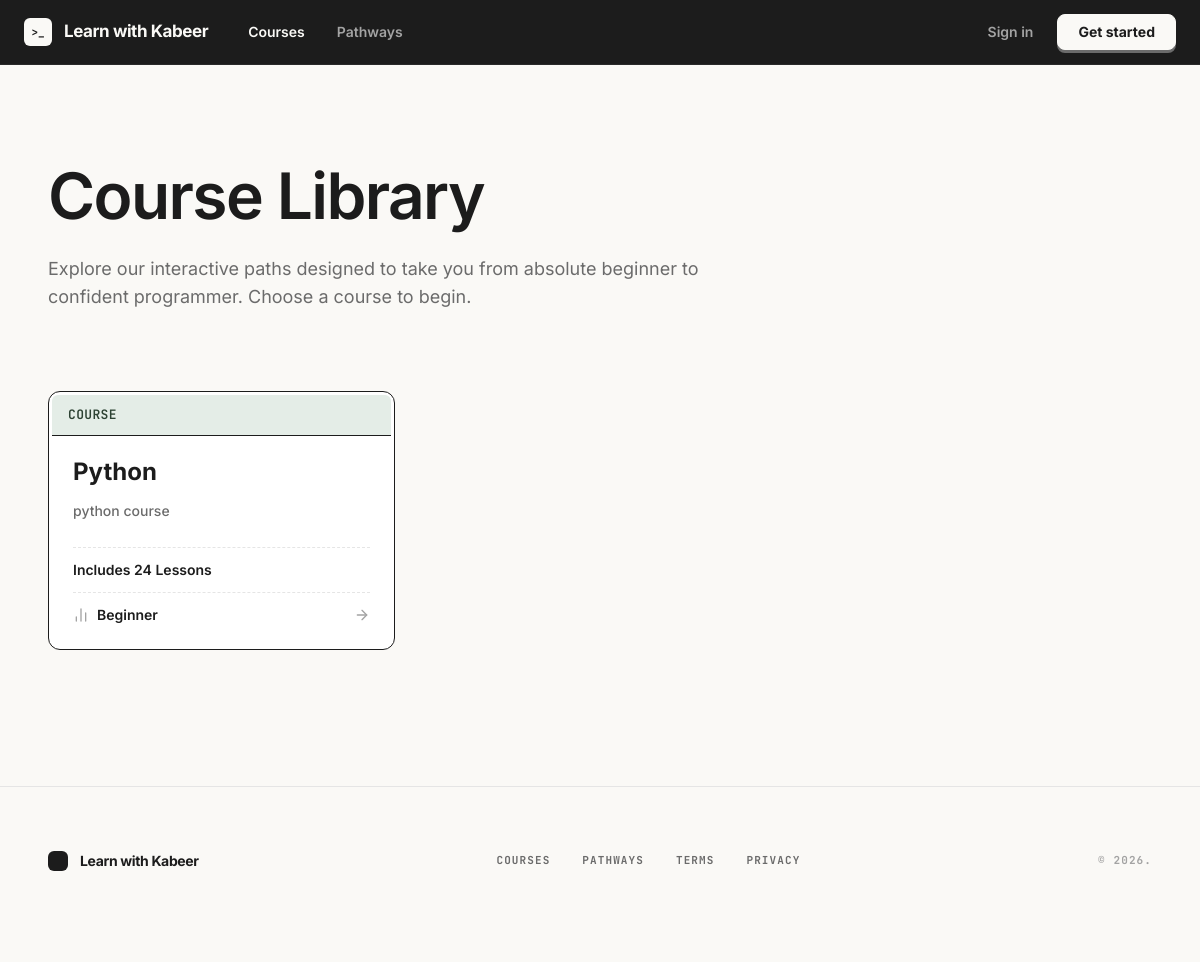
The app's page /courses, older data.
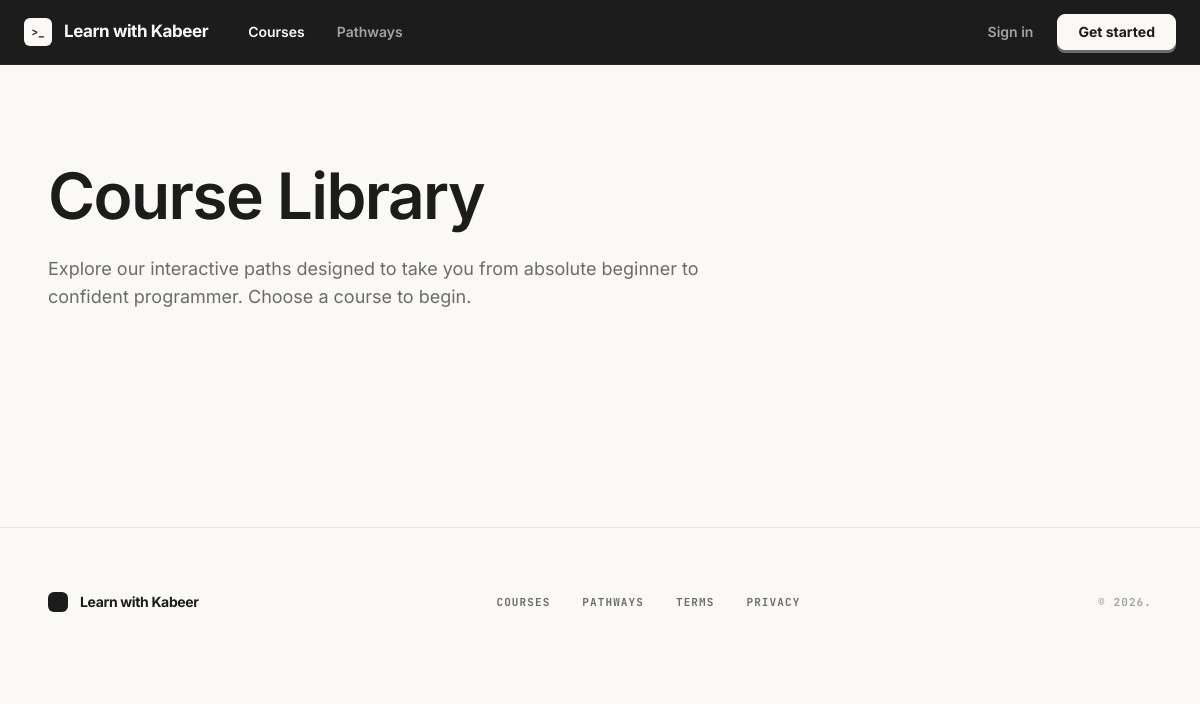
The same page, newer data.
### tables this page shows
CREATE TABLE courses (
            id INTEGER PRIMARY KEY AUTOINCREMENT,
            slug TEXT NOT NULL UNIQUE,
            title TEXT NOT NULL,
            subtitle TEXT NOT NULL,
            level TEXT NOT NULL,
            status TEXT NOT NULL DEFAULT 'active'
        , user_id INTEGER REFERENCES users(id) ON DELETE CASCADE);

### app.py (the view)
@app.route("/courses")
def courses():
    return render_template("courses/index.html", courses=database.get_course_library(g.user))

### app.py (called while the page is built)
@app.before_request
def load_logged_in_user():
    user_id = session.get("user_id")
    g.user = database.get_user_by_id(user_id) if user_id else None

@app.context_processor
def inject_template_helpers():
    return {
        "current_user": g.get("user"),
        "lesson_url": lesson_url,
    }

### database.py (called while the page is built)
def get_db():
    if "db" not in g:
        g.db = sqlite3.connect(current_app.config["DATABASE"])
        g.db.row_factory = sqlite3.Row
        g.db.execute("PRAGMA foreign_keys = ON")
    return g.db

### templates/courses/index.html (shortened to what this page needs)
{% extends "base.html" %}
{% block content %}
<main class="flex-1 overflow-y-auto bg-[#FAF9F6] font-sans selection:bg-[#1C1C1C] selection:text-white pb-32">
    <div class="mx-auto max-w-6xl px-6 py-12 lg:py-24">
        <header class="mb-16 md:flex md:items-end md:justify-between">
            <div class="max-w-2xl">
                <h1 class="text-4xl font-semibold tracking-tight text-[#1C1C1C] sm:text-5xl lg:text-[64px] lg:leading-[1.1]">
                    Course Library
                </h1>
                <p class="mt-6 text-lg text-[#6B6B6B]">
                    Explore our interactive paths designed to take you from absolute beginner to confident programmer. Choose a course to begin.
                </p>
            </div>
        </header>
        <section class="grid gap-8 md:grid-cols-2 lg:grid-cols-3 pt-4">
            {% set themes = [
                {'bg': 'bg-[#E4EDE7]', 'text': 'text-[#2D4233]'},
                {'bg': 'bg-[#F4EBE1]', 'text': 'text-[#543E2C]'},
                {'bg': 'bg-[#E2E8F0]', 'text': 'text-[#0F172A]'}
            ] %}
            {% for course in courses %}
                {% set theme = themes[loop.index0 % 3] %}
                <div class="group relative flex h-full flex-col rounded-xl border border-[#1C1C1C] bg-white transition-all duration-200 ease-out hover:-translate-y-1 hover:translate-x-1 hover:shadow-[-6px_6px_0_0_#1C1C1C]">
                    <div class="p-[3px] pb-0">
                        <div class="flex items-center justify-between rounded-t-md {{ theme.bg }} border-b border-[#1C1C1C] px-4 py-2.5">
                            <span class="font-mono text-[13px] font-semibold {{ theme.text }} tracking-wide uppercase">
                                Course
                            </span>
                        </div>
                    </div>
                    <div class="flex flex-col flex-grow px-6 pb-6 pt-5">
                        <h2 class="mb-3 text-2xl font-bold text-[#1C1C1C]">{{ course["title"] }}</h2>
                        <p class="text-sm font-medium leading-relaxed text-[#6B6B6B] flex-grow">
                            {{ course["subtitle"] }}
                        </p>
                        <div class="mt-6 flex flex-col gap-3">
                            <hr class="border-t border-dashed border-[#E5E5E5]">
                            <div class="text-sm font-semibold text-[#1C1C1C]">Includes {{ course["total_lessons"] if course["total_lessons"] else "--" }} Lessons</div>
                            <hr class="border-t border-dashed border-[#E5E5E5]">
                            <div class="flex items-center justify-between text-sm font-semibold text-[#1C1C1C]">
                                <div class="flex items-center gap-2">
                                    <i data-lucide="bar-chart-2" class="h-4 w-4 text-[#A3A3A3]"></i> {{ course["level"] if course["level"] else "All Levels" }}
                                </div>
                                <i data-lucide="arrow-right" class="h-4 w-4 text-[#A3A3A3] transition-transform group-hover:translate-x-1 group-hover:text-[#1C1C1C]"></i>
                            </div>
                        </div>
                    </div>
                    <a href="{{ url_for('course_overview', course_slug=course['slug']) }}" class="absolute inset-0 z-10">
                    </a>
                </div>
            {% endfor %}
        </section>
    </div>
    <footer class="mt-10 border-t border-[#E5E5E5] bg-[#FAF9F6] py-16">
        <div class="mx-auto max-w-6xl px-6">
            <div class="flex flex-col items-center justify-between gap-8 sm:flex-row">
                <div class="flex items-center gap-3">
                    <div class="h-5 w-5 rounded-md bg-[#1C1C1C]"></div>
                    <span class="text-sm font-bold tracking-tight text-[#1C1C1C]">Learn with Kabeer</span>
                </div>
                <div class="flex flex-wrap justify-center gap-8 font-mono text-[11px] font-bold uppercase tracking-widest text-[#6B6B6B]">
                    <a href="{{ url_for('courses') }}" class="transition-colors hover:text-[#1C1C1C]">Courses</a>
                    <a href="#" class="transition-colors hover:text-[#1C1C1C]">Pathways</a>
                    <a href="#" class="transition-colors hover:text-[#1C1C1C]">Terms</a>
                    <a href="#" class="transition-colors hover:text-[#1C1C1C]">Privacy</a>
                </div>
                <p class="font-mono text-[11px] font-bold uppercase tracking-widest text-[#A3A3A3]">© 2026.</p>
            </div>
        </div>
    </footer>
</main>
{% endblock %}

### templates/base.html (shortened to what this page needs)
<!DOCTYPE html>
<html lang="en">
<head>
    <script src="https://cdn.tailwindcss.com?plugins=typography"></script>
</head>
<body class="h-screen overflow-hidden bg-gray-50 text-gray-900 font-sans antialiased flex flex-col">
    <nav class="sticky top-0 z-50 flex-none border-b border-[#2A2A2A] bg-[#1C1C1C] px-6 transition-all duration-300">
        <div class="mx-auto flex h-16 max-w-6xl items-center justify-between">
            <div class="flex items-center gap-10">
                <a href="/" class="flex items-center gap-3 group" aria-label="Learn with Kabeer home">
                    <div class="flex h-7 w-7 items-center justify-center rounded-[6px] bg-[#FAF9F6] font-mono text-[11px] font-bold text-[#1C1C1C] transition-transform duration-200 group-hover:scale-105">
                        &gt;_
                    </div>
                    <span class="font-sans text-[17px] font-bold tracking-tight text-[#FAF9F6]">Learn with Kabeer</span>
                </a>
                <div class="hidden items-center gap-8 text-sm font-semibold text-[#A3A3A3] md:flex">
                    {% if current_user %}
                        <a href="{{ url_for('home') }}" class="transition-colors hover:text-[#FAF9F6] {% if request.endpoint == 'home' %}text-[#FAF9F6]{% endif %}">Home</a>
                        <a href="{{ url_for('courses') }}" class="transition-colors hover:text-[#FAF9F6] {% if request.endpoint == 'courses' %}text-[#FAF9F6]{% endif %}">Courses</a>
                        <a href="{{ url_for('career_paths') }}" class="transition-colors hover:text-[#FAF9F6] {% if request.endpoint == 'career_paths' %}text-[#FAF9F6]{% endif %}">Pathways</a>
                        <a href="{{ url_for('cod_interface') }}" class="flex items-center gap-2 text-amber-400 transition-colors hover:text-amber-300 {% if request.endpoint == 'cod_interface' %}text-amber-300{% endif %}">
                            <i data-lucide="sparkles" class="h-4 w-4"></i>
                            <span>Course AI</span>
                        </a>
                        {% if current_user['is_admin'] %}
                            <a href="{{ url_for('admin_dashboard') }}" class="text-amber-400 transition-colors hover:text-amber-300 {% if request.endpoint and request.endpoint.startswith('admin_') %}text-amber-300 underline underline-offset-8 decoration-2{% endif %}">Management</a>
                        {% endif %}
                    {% else %}
                        <a href="{{ url_for('courses') }}" class="transition-colors hover:text-[#FAF9F6] {% if request.endpoint == 'courses' %}text-[#FAF9F6]{% endif %}">Courses</a>
                        <a href="{{ url_for('career_paths') }}" class="transition-colors hover:text-[#FAF9F6] {% if request.endpoint == 'career_paths' %}text-[#FAF9F6]{% endif %}">Pathways</a>
                    {% endif %}
                </div>
            </div>
            <div class="flex items-center gap-6">
                <div class="flex items-center gap-6 text-sm font-semibold text-[#A3A3A3]">
                    {% if current_user %}
                        <div class="hidden items-center gap-4 md:flex">
                            <div class="xp-pill flex items-center gap-1.5 rounded-full border border-[#2A2A2A] bg-[#1C1C1C] px-3 py-1.5 shadow-inner transition-all duration-300">
                                <i data-lucide="zap" class="h-3.5 w-3.5 fill-amber-400 text-amber-400"></i>
                                <span class="font-mono text-xs font-bold text-white"><span class="xp-value">{{ current_user['total_xp'] }}</span> <span class="text-[10px] text-[#6B6B6B]">XP</span></span>
                            </div>
                        </div>
                        <div class="h-4 w-[1px] bg-[#2A2A2A] hidden md:block"></div>
                        <div class="flex items-center gap-4">
                            <a href="{{ url_for('settings') }}" class="group flex items-center gap-3 transition-colors hover:text-white">
                                <div class="flex h-8 w-8 items-center justify-center rounded-lg border border-[#2A2A2A] bg-[#1C1C1C] text-[11px] font-bold text-white transition-all group-hover:border-white/20">
                                    {{ current_user['name'][:2].upper() }}
                                </div>
                                <span class="text-sm font-semibold">{{ current_user["name"].split(' ')[0] }}</span>
                            </a>
                            <form action="{{ url_for('logout') }}" method="post" class="inline">
                                <button type="submit" class="flex items-center gap-2 transition-colors hover:text-[#FAF9F6]" title="Sign Out">
                                    <i data-lucide="log-out" class="h-4 w-4"></i>
                                </button>
                            </form>
                        </div>
                    {% else %}
                        <a href="{{ url_for('login') }}" class="transition-colors hover:text-[#FAF9F6]">Sign in</a>
                        <a href="{{ url_for('signup') }}" class="inline-flex h-9 items-center justify-center rounded-lg border border-[#FAF9F6] bg-[#FAF9F6] px-5 text-sm font-bold text-[#1C1C1C] shadow-[0_3px_0_0_#6B6B6B] transition-all hover:translate-y-[1px] hover:shadow-[0_2px_0_0_#6B6B6B] active:translate-y-[3px] active:shadow-none focus:outline-none">
                            Get started
                        </a>
                    {% endif %}
                </div>
            </div>
        </div>
    </nav>
    {% block content %}{% endblock %}
</body>
</html>

### templates/base.html (style rules this page uses)
html { scroll-behavior: smooth; font-feature-settings: "ss03", "cv11"; }

Row changes from the older to the newer data that the page shows:
removed courses: title "Python", subtitle "python course", course "24", level "Beginner"
